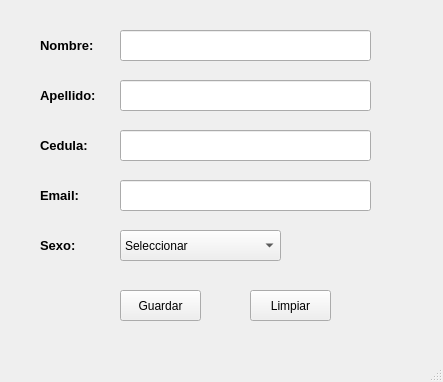
<?xml version="1.0" encoding="UTF-8"?>
<ui version="4.0">
 <class>MainWindow</class>
 <widget class="QMainWindow" name="MainWindow">
  <property name="geometry">
   <rect>
    <x>0</x>
    <y>0</y>
    <width>443</width>
    <height>382</height>
   </rect>
  </property>
  <property name="windowTitle">
   <string>MainWindow</string>
  </property>
  <widget class="QWidget" name="centralwidget">
   <widget class="QLabel" name="lblNombre">
    <property name="geometry">
     <rect>
      <x>40</x>
      <y>30</y>
      <width>71</width>
      <height>31</height>
     </rect>
    </property>
    <property name="font">
     <font>
      <pointsize>10</pointsize>
      <weight>75</weight>
      <bold>true</bold>
     </font>
    </property>
    <property name="mouseTracking">
     <bool>false</bool>
    </property>
    <property name="tabletTracking">
     <bool>false</bool>
    </property>
    <property name="text">
     <string>Nombre:</string>
    </property>
   </widget>
   <widget class="QLineEdit" name="txtNombre">
    <property name="geometry">
     <rect>
      <x>120</x>
      <y>30</y>
      <width>251</width>
      <height>31</height>
     </rect>
    </property>
   </widget>
   <widget class="QLabel" name="lblApellido">
    <property name="geometry">
     <rect>
      <x>40</x>
      <y>80</y>
      <width>71</width>
      <height>31</height>
     </rect>
    </property>
    <property name="font">
     <font>
      <pointsize>10</pointsize>
      <weight>75</weight>
      <bold>true</bold>
     </font>
    </property>
    <property name="text">
     <string>Apellido:</string>
    </property>
   </widget>
   <widget class="QLineEdit" name="txtApellido">
    <property name="geometry">
     <rect>
      <x>120</x>
      <y>80</y>
      <width>251</width>
      <height>31</height>
     </rect>
    </property>
   </widget>
   <widget class="QLineEdit" name="txtEmail">
    <property name="geometry">
     <rect>
      <x>120</x>
      <y>180</y>
      <width>251</width>
      <height>31</height>
     </rect>
    </property>
   </widget>
   <widget class="QLineEdit" name="txtCedula">
    <property name="geometry">
     <rect>
      <x>120</x>
      <y>130</y>
      <width>251</width>
      <height>31</height>
     </rect>
    </property>
   </widget>
   <widget class="QLabel" name="lblCedula">
    <property name="geometry">
     <rect>
      <x>40</x>
      <y>130</y>
      <width>71</width>
      <height>31</height>
     </rect>
    </property>
    <property name="font">
     <font>
      <pointsize>10</pointsize>
      <weight>75</weight>
      <bold>true</bold>
     </font>
    </property>
    <property name="text">
     <string>Cedula:</string>
    </property>
   </widget>
   <widget class="QLabel" name="lblEmail">
    <property name="geometry">
     <rect>
      <x>40</x>
      <y>180</y>
      <width>71</width>
      <height>31</height>
     </rect>
    </property>
    <property name="font">
     <font>
      <pointsize>10</pointsize>
      <weight>75</weight>
      <bold>true</bold>
     </font>
    </property>
    <property name="text">
     <string>Email:</string>
    </property>
   </widget>
   <widget class="QLabel" name="lblSexo">
    <property name="geometry">
     <rect>
      <x>40</x>
      <y>230</y>
      <width>71</width>
      <height>31</height>
     </rect>
    </property>
    <property name="font">
     <font>
      <pointsize>10</pointsize>
      <weight>75</weight>
      <bold>true</bold>
     </font>
    </property>
    <property name="text">
     <string>Sexo:</string>
    </property>
   </widget>
   <widget class="QComboBox" name="cmbSexo">
    <property name="geometry">
     <rect>
      <x>120</x>
      <y>230</y>
      <width>161</width>
      <height>31</height>
     </rect>
    </property>
    <item>
     <property name="text">
      <string>Seleccionar </string>
     </property>
    </item>
    <item>
     <property name="text">
      <string>Masculino</string>
     </property>
    </item>
    <item>
     <property name="text">
      <string>Femenino</string>
     </property>
    </item>
    <item>
     <property name="text">
      <string>Prefiero no decirlo</string>
     </property>
    </item>
   </widget>
   <widget class="QPushButton" name="btnGuardar">
    <property name="geometry">
     <rect>
      <x>120</x>
      <y>290</y>
      <width>81</width>
      <height>31</height>
     </rect>
    </property>
    <property name="text">
     <string>Guardar</string>
    </property>
   </widget>
   <widget class="QPushButton" name="btnLimpiar">
    <property name="geometry">
     <rect>
      <x>250</x>
      <y>290</y>
      <width>81</width>
      <height>31</height>
     </rect>
    </property>
    <property name="text">
     <string>Limpiar</string>
    </property>
   </widget>
  </widget>
  <widget class="QMenuBar" name="menubar">
   <property name="geometry">
    <rect>
     <x>0</x>
     <y>0</y>
     <width>443</width>
     <height>21</height>
    </rect>
   </property>
  </widget>
  <widget class="QStatusBar" name="statusbar"/>
 </widget>
 <resources/>
 <connections/>
</ui>
